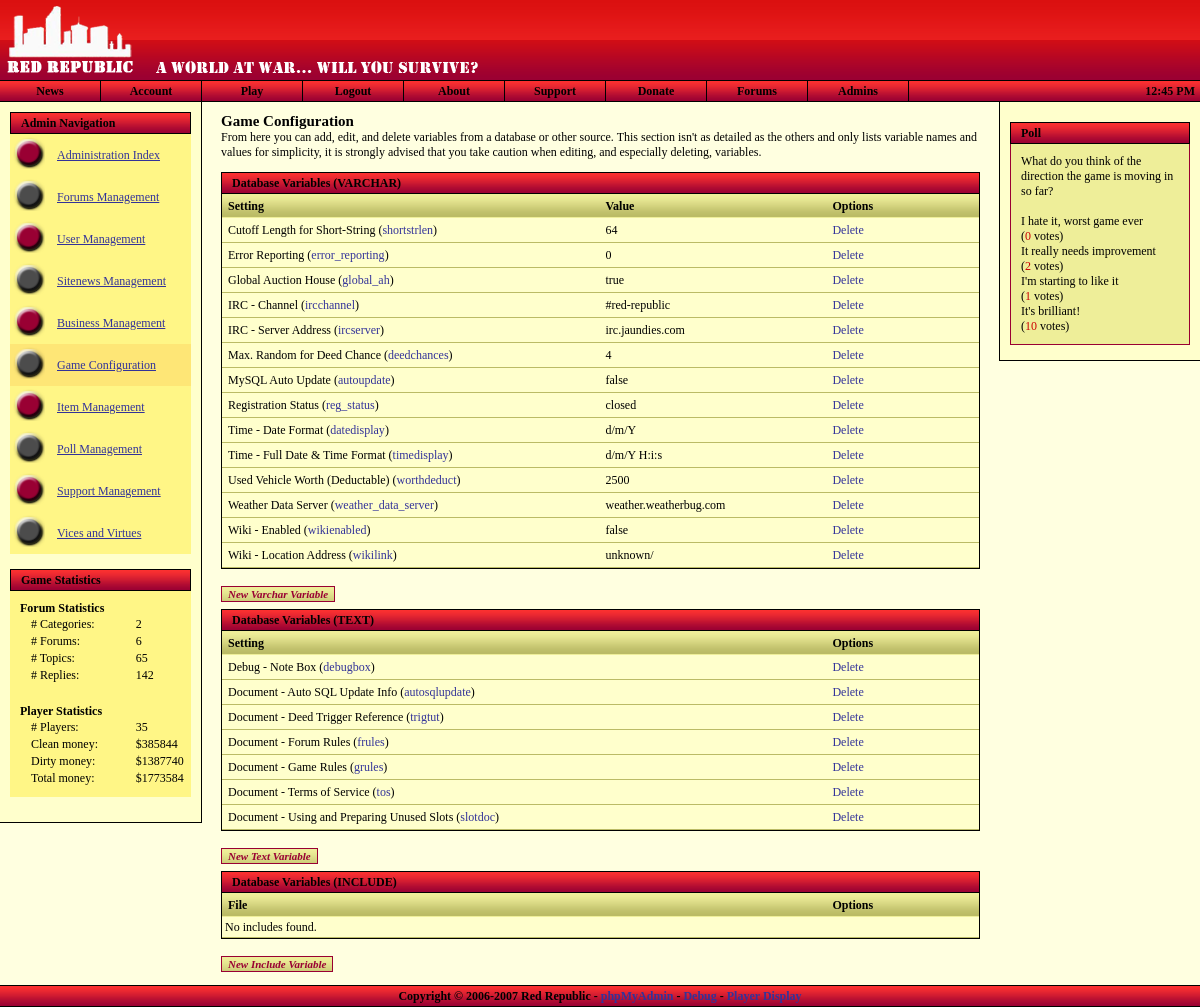
The app's page /admin/config.php (signed in) with its own data.
### tables this page shows
CREATE TABLE `polls` (
  `id` bigint(20) NOT NULL auto_increment,
  `title` varchar(225) NOT NULL default '',
  `date` varchar(225) NOT NULL default '',
  `author` varchar(225) NOT NULL default '',
  `options` varchar(225) NOT NULL default '',
  `votes` bigint(20) NOT NULL default '0',
  `open` varchar(5) NOT NULL default '',
  `displayed` varchar(5) NOT NULL default '',
  KEY `id` (`id`)
);

CREATE TABLE `polls_options` (
  `id` bigint(20) NOT NULL auto_increment,
  `parent` bigint(20) NOT NULL default '0',
  `option` varchar(225) NOT NULL default '',
  `votes` bigint(20) NOT NULL default '0',
  KEY `id` (`id`)
);

CREATE TABLE `settings_general` (
  `setting` varchar(255) NOT NULL default '',
  `value` varchar(255) NOT NULL default '',
  `formal` varchar(225) NOT NULL default 'Variable',
  `description` varchar(225) NOT NULL default 'No Description',
  `hidden` varchar(10) NOT NULL default ''
);

CREATE TABLE `settings_text` (
  `setting` varchar(225) NOT NULL default '',
  `value` text NOT NULL,
  `formal` varchar(225) NOT NULL default 'Variable',
  `description` varchar(225) NOT NULL default 'No Description',
  `hidden` varchar(5) NOT NULL default 'false'
);

### admin/config.php (the view, shortened to what the rows shown need)
<?
$nav = "configman";
$ext_style = "forums_style.css";
include_once "../includes/utility.inc.php";
include_once "../includes/header.php";
?>
	<h1>Game Configuration</h1>
	<div class="content" style="padding: 0px;">
		<?
		$dataQuery = $db->query( "SELECT * FROM settings_general ORDER BY formal" );
		if ( $db->getRowCount( $dataQuery ) == 0 )
		{
			?>
			<div class="row">
				No variables found.
			</div>
			<?
		}
		else
		{
			while ( $dataArray = $db->fetch_array( $dataQuery ) )
			{
				?>
				<div class="row">
					<table class="row">
						<tr>
							<td class="field" style="width: 50%;"><?=$dataArray['formal'];?> (<a href='editconfig.php?var=<?=$dataArray['setting'];?>&type=varchar' style='text-decoration: none;' title='<?=$dataArray['description'];?>'><?=$dataArray['setting'];?></a>)</td>
							<td class="field" style="width: 30%;"><?=$dataArray['value'];?></td>
							<td class="field" style="width: 20%;"><a href='config.php?var=<?=$dataArray['setting'];?>&type=varchar' style='text-decoration: none;' title='Delete Variable'>Delete</a></td>
						</tr>
					</table>
				</div>
				<?
			}
		}
		?>
	</div>
	<div class="content" style="padding: 0px;">
		<?
		$dataQuery = $db->query( "SELECT * FROM settings_text ORDER BY formal" );
		if ( $db->getRowCount( $dataQuery ) == 0 )
		{
			?>
			<div class="row">
				No variables found.
			</div>
			<?
		}
		else
		{
			while ( $dataArray = $db->fetch_array( $dataQuery ) )
			{
				?>
				<div class="row">
					<table class="row">
						<tr>
							<td class="field" style="width: 50%;"><?=$dataArray['formal'];?> (<a href='editconfig.php?var=<?=$dataArray['setting'];?>&type=text' style='text-decoration: none;' title='<?=$dataArray['description'];?>'><?=$dataArray['setting'];?></a>)</td>
							<td class="field" style="width: 30%;">&nbsp;</td>
							<td class="field" style="width: 20%;"><a href='config.php?var=<?=$dataArray['setting'];?>&type=text' style='text-decoration: none;' title='Delete Variable'>Delete</a></td>
						</tr>
					</table>
				</div>
				<?
			}
		}
		?>
	</div>
<?
include_once "../includes/footer.php";
?>

### includes/header.php (shortened to what the rows shown need)
<?
include_once "utility.inc.php";
?>
<!DOCTYPE html PUBLIC "-//W3C//DTD XHTML 1.0 Strict//EN"
"http://www.w3.org/TR/xhtml1/DTD/xhtml1-strict.dtd">
<html xmlns="http://www.w3.org/1999/xhtml">
<head>
	<link rel="stylesheet" type="text/css" href="<?=$rootdir;?>/stylesheets/general_style.css" />
	<?
	if ( isset( $ext_style ) && $ext_style != "" )
	{
		$file = explode( "::", $ext_style );
		foreach ( $file as $value )
			echo "<link rel=\"stylesheet\" type=\"text/css\" href=\"" . $rootdir . "/stylesheets/" . trim( $value ) ."\" />\n";
	}
	?>
</head>
<body id="body" style="margin-left: 0px; margin-top: 0px; margin-right: 0px; margin-bottom: 0px;"
<?
if ( isset( $err ) && $err->is_error() ) { ?>onload="openErrorDisplay();"<? }
elseif ( isset( $nav ) && $nav == "events" && $char->hasEventRequest() ) { ?>onload="openEventRequest();"<? } ?>
>
<div style="position: relative; min-height: 100%;">
	<div class="maindiv">
		<div style="position: relative; min-height: 85%;">
			<? if ( isset( $_SESSION['ingame'] ) && user_auth() ) { ?>
			<div class="rightcontent">
				<div class="title" style="background: url('<?=$rootdir;?>/images/forumgrad_vert_20.png'); text-align: right; margin: 10px;">
				<?
				if ( $char->hasEventRequest() )
				{
					?>
					<img src="<?=$rootdir;?>/images/icon_read_red_anim.gif" alt="I" title="You have an event request." onclick="window.location='<?=$rootdir;?>/events/index.php';" style="margin-top: 2px; cursor: pointer;" />
					<?
				}
				$mailboxquery = $db->query( "SELECT * FROM char_mailbox WHERE char_id=". $char->character_id ." AND has_arrived=1" );
				if ( $db->getRowCount( $mailboxquery ) == 0 )
				{
					?>
					<img src="<?=$rootdir;?>/images/icon_mailbox.png" alt="I" title="Go to your mailbox" onclick="window.location='<?=$rootdir;?>/mailbox.php';" style="margin-top: 2px; cursor: pointer;" />
					<?
				}
				else
				{
					?>
					<img src="<?=$rootdir;?>/images/icon_mailbox_anim.gif" alt="I" title="You've got mail." onclick="window.location='<?=$rootdir;?>/mailbox.php';" style="margin-top: 2px; cursor: pointer;" />
					<?
				}
				?>
				<img src="<?=$rootdir;?>/images/charstats.png" alt="I" title="Show Character Information" onclick="showCharacter();" style="margin-top: 2px; cursor: pointer;" />
				<img src="<?=$rootdir;?>/images/icon_inventory.gif" alt="I" title="Show Inventory Listing" onclick="showInventory();" style="margin-top: 2px; cursor: pointer;" />
				<img src="<?=$rootdir;?>/images/icon_users.png" alt="U" title="Show User List" onclick="showUserList();" style="margin-top: 2px; cursor: pointer;" />
				</div>
				<div class="title" style="margin: 10px; margin-bottom: 0px;">
					<div style="margin-left: 10px;">Avatar</div>
				</div>
				<div class="content" style="border: none; margin-left: 10px; margin-right: 10px; background-color: #fff686;">
					<img src="<?=$rootdir;?>/images/<?
					if ( strlen( $char->avatar_url ) == 0 ) { print("cs_avatar150x150.png"); } else { print( $char->avatar_url ); }
					?>" alt="Avatar" style="margin-left: 5px;" />
				</div>
				<div class="title" style="margin: 10px; margin-bottom: 0px;">
					<div style="margin-left: 10px;">Character Information</div>
				</div>
				<div class="content" style="border: none; margin-left: 10px; margin-right: 10px; background-color: #fff686;">
				<table style="width: 100%;" cellspacing="0">
				<tr>
					<td style="width: 45%;"><strong>Nick:</strong></td><td><?=$char->nickname;?></td>
				</tr><tr>
					<td style="width: 45%;"><strong>First:</strong></td><td><?=$char->firstname;?></td>
				</tr><tr>
					<td style="width: 45%;"><strong>Last:</strong></td><td><?=$char->lastname;?></td>
				</tr><tr>
					<td style="width: 45%;"><strong>Birth:</strong></td><td><?=date( dateDisplay(), strtotime( $char->birthdate ) );?></td>
				</tr><tr>
					<td style="width: 45%;"><strong>Sex:</strong></td><td><?=$char->gender_full;?></td>
				</tr><tr>
					<td colspan="2" style="height: 15px;">&nbsp;</td>
				</tr><tr>
					<td colspan="2" align="center" style="padding: 0px; border: 1px solid #990033; border-bottom: none; color: #fff; height: 20px; background: url( '<?=$rootdir;?>/images/grad_vert_20.png' ); width: 100%;">
						<strong>Health</strong>
					</td>
				</tr><tr>
					<td colspan="2" style="border: solid 1px #990033; border-top: none; padding: 0px;">
						<table style="width: 100%; padding: 0px;" cellspacing="0" cellpadding="0">
						<tr>
						<? $leftwidth = $char->health / $char->maxhealth; $leftwidth *= 100; ?>
						<td style="width: <?=$leftwidth;?>%; padding: 3px; background-color: green; color: white; text-align: center;"><?=$leftwidth;?>%</td>
						<td style="width: <?=(100-$leftwidth);?>%;"></td>
						</tr>
						</table>
					</td>
				</tr><tr>
					<td colspan="2" style="height: 15px;">&nbsp;</td>
				</tr>
				<?
				if ( $char->hasVehicle() )
				{
					?>
					<tr>
						<td colspan="2" align="center" style="padding: 0px; border: 1px solid #990033; border-bottom: none; color: #fff; height: 20px; background: url( '<?=$rootdir;?>/images/grad_vert_20.png' ); width: 100%;">
						<strong><?=$char->getVehicleInfo('name');?></strong>
						</td>
					</tr><tr>
						<td colspan="2" style="border: solid 1px #990033; border-top: none; padding: 0px;">
							<table style="width: 100%; padding: 0px;" cellspacing="0" cellpadding="0">
							<tr>
							<? $leftwidth = $char->getVehicleHealth() / 100; $leftwidth *= 100; ?>
							<td style="width: <?=$leftwidth;?>%; padding: 3px; background-color: #36505F; color: white; text-align: center;"><?=$leftwidth;?>%</td>
							<td style="width: <?=(100-$leftwidth);?>%;"></td>
							</tr>
							</table>
						</td>
					</tr>
					<?
				}
				?>
				<tr>
					<td colspan="2" style="height: 15px;">&nbsp;</td>
				</tr><tr>
					<td colspan="2" style="text-align: center; border: 1px solid #990033; border-bottom: none; color: #fff; height: 20px; background: url( '<?=$rootdir;?>/images/grad_vert_20.png' ); width: 100%; padding: 0px;">
						<strong>Money</strong>
					</td>
				</tr><tr>
					<td style="width: 45%; border: solid 1px #990033; border-top: none; border-bottom: none; padding: 2px;"><strong>Money:</strong></td><td  style="border-right: solid 1px #990033; padding: 2px;" id="money_clean">$<?=$char->money_clean;?></td>
				</tr><tr>
					<td style="width: 45%; border: solid 1px #990033; padding: 2px;"><strong>Dirty:</strong></td><td style="border: solid 1px #990033; border-left: none; padding: 2px;">$<?=$char->money_dirty;?></td>
				</tr><tr>
					<td colspan="2" style="height: 15px;">&nbsp;</td>
				</tr>
				</table>
				</div>
			</div>
			<? } else { ?>
			<div class="rightcontent">
				<div class="title" style="margin-top: 20px; margin-left: 10px; margin-right: 10px; padding-left: 10px;">
					Poll
				</div>
				<div class="navcontent" style="margin-left: 10px; margin-right: 10px;">
					<?
					$pollQuery = $db->query( "SELECT * FROM polls WHERE open='true' AND displayed='true'" );
					if ( $db->getRowcount( $pollQuery ) == 0 )
					{
						print("Sorry, no polls found.");
					} else {
						$poll = $db->fetch_array( $pollQuery );
						$voterQuery = $db->query( "SELECT * FROM polls_voters WHERE ip='" . $_SERVER["REMOTE_ADDR"] . "' AND poll=" . $poll['id'] );
						print( $poll['title'] . "<br />");
						if ( $db->getRowCount( $voterQuery ) == 0 )
						{
							?>
							<form method='post' action='<?=$rootdir;?>/vote.php'>
							<p>
							<input type='hidden' name='id' value='<?=$poll['id'];?>' />
							<?
							$optionQuery = $db->query( "SELECT * FROM polls_options WHERE parent=" . $poll['id'] . " ORDER BY id ASC" );
							while ( $option = $db->fetch_array( $optionQuery ) )
							{
								?>
								<input type="radio" class='std_input' name="option" value="<?=$option['id'];?>" /> <?=$option['option'];?><br />
								<?
							}
							?>
							<br />
							<input type="submit" class='std_input' name="vote" value="Vote" />
							</p>
							</form>
							<?
						} else {
							?><br /><?
							$optionQuery = $db->query( "SELECT * FROM polls_options WHERE parent=" . $poll['id'] );
							while ( $option = $db->fetch_array( $optionQuery ) )
							{
								?>
								<?=$option['option'];?><br />(<span style='color: #CC0000'><?=$option['votes'];?></span> votes)<br />
								<?
							}
						}
					}
					?>
				</div>
			</div>
			<? } ?>
			<div class="pagecontent">

### records on screen
polls: title "What do you think of the direction the game is moving in so far?"
polls_options: option "I hate it, worst game ever", votes "0"
polls_options: option "It really needs improvement", votes "2"
polls_options: option "I'm starting to like it", votes "1"
polls_options: option "It's brilliant!", votes "10"
settings_general: formal "Cutoff Length for Short-String", setting "shortstrlen", value "64"
settings_general: formal "Error Reporting", setting "error_reporting", value "0"
settings_general: formal "Global Auction House", setting "global_ah", value "true"
settings_general: formal "IRC - Channel", setting "ircchannel", value "#red-republic"
settings_general: formal "IRC - Server Address", setting "ircserver", value "irc.jaundies.com"
settings_general: formal "Max. Random for Deed Chance", setting "deedchances", value "4"
settings_general: formal "MySQL Auto Update", setting "autoupdate", value "false"
settings_general: formal "Registration Status", setting "reg_status", value "closed"
settings_general: formal "Time - Date Format", setting "datedisplay", value "d/m/Y"
settings_general: formal "Time - Full Date & Time Format", setting "timedisplay", value "d/m/Y H:i:s"
settings_general: formal "Used Vehicle Worth (Deductable)", setting "worthdeduct", value "2500"
settings_general: formal "Weather Data Server", setting "weather_data_server", value "weather.weatherbug.com"
settings_general: formal "Wiki - Enabled", setting "wikienabled", value "false"
settings_general: formal "Wiki - Location Address", setting "wikilink", value "unknown/"
settings_text: formal "Debug - Note Box", setting "debugbox"
settings_text: formal "Document - Auto SQL Update Info", setting "autosqlupdate"
settings_text: formal "Document - Deed Trigger Reference", setting "trigtut"
settings_text: formal "Document - Forum Rules", setting "frules"
settings_text: formal "Document - Game Rules", setting "grules"
settings_text: formal "Document - Terms of Service", setting "tos"
settings_text: formal "Document - Using and Preparing Unused Slots", setting "slotdoc"

### other values on screen
$numcategories "2"
$numforums "6"
$numtopics "65"
$numreplies "142"
$numplayers "35"
$totalcmoney[0] "385844"
$totaldmoney[0] "1387740"
$totalmoney "1773584"
